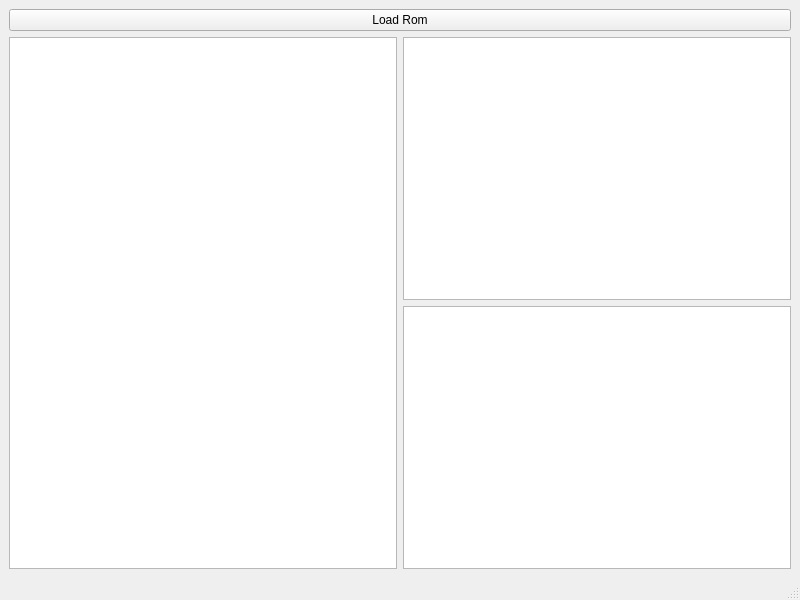
<?xml version="1.0" encoding="UTF-8"?>
<ui version="4.0">
 <class>MainWindow</class>
 <widget class="QMainWindow" name="MainWindow">
  <property name="geometry">
   <rect>
    <x>0</x>
    <y>0</y>
    <width>800</width>
    <height>600</height>
   </rect>
  </property>
  <property name="windowTitle">
   <string>MainWindow</string>
  </property>
  <widget class="QWidget" name="centralwidget">
   <layout class="QVBoxLayout" name="verticalLayout">
    <item>
     <layout class="QVBoxLayout" name="verticalLayout_2">
      <item>
       <layout class="QHBoxLayout" name="horizontalLayout">
        <item>
         <widget class="QPushButton" name="romLoadButton">
          <property name="text">
           <string>Load Rom</string>
          </property>
         </widget>
        </item>
       </layout>
      </item>
      <item>
       <layout class="QHBoxLayout" name="horizontalLayout_2">
        <item>
         <widget class="QGraphicsView" name="emuGraphics"/>
        </item>
        <item>
         <layout class="QVBoxLayout" name="verticalLayout_3">
          <item>
           <widget class="QTableView" name="tableView"/>
          </item>
          <item>
           <widget class="QTableView" name="tableView_2"/>
          </item>
         </layout>
        </item>
       </layout>
      </item>
     </layout>
    </item>
   </layout>
  </widget>
  <widget class="QMenuBar" name="menubar">
   <property name="geometry">
    <rect>
     <x>0</x>
     <y>0</y>
     <width>800</width>
     <height>22</height>
    </rect>
   </property>
  </widget>
  <widget class="QStatusBar" name="statusbar"/>
 </widget>
 <resources/>
 <connections/>
</ui>
